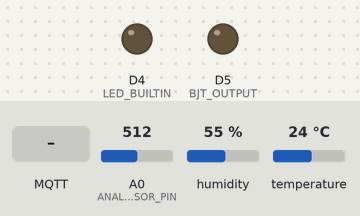
Bench run of a sketch on a simulated ESP8266 (NodeMCU). Parts: output pins drawn as LEDs (lit = HIGH, except the on-board LED, lit = LOW). Dashed ring = blinking. Inputs (shaded band) come from the test bench; at power-on: temperature 24 °C, A0 (ANALOG_SENSOR_PIN) = 512, humidity 55 %. WiFi joins after 1.5 s; servers stay silent unless stated; no MQTT or app messages arrive unless stated; not simulated (calls return 0 or success): credentials.hpp; names the files do not define were given values by the test bench: OTA_PORT = 80.

Above: at 5.7 s.
5.8 s: temperature set to 29 °C
7.3 s: temperature set to 32 °C
At 7.8 s:
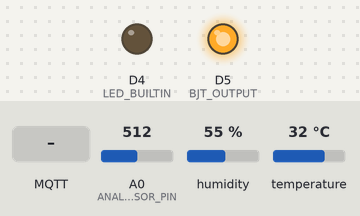
8.8 s: MQTT message "b" arrives on the first subscribed topic
At 9.7 s:
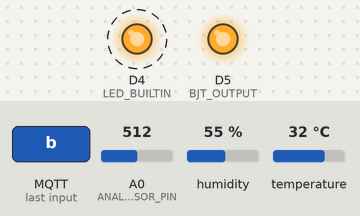
13.3 s: MQTT message "1" arrives on the first subscribed topic
At 14.5 s:
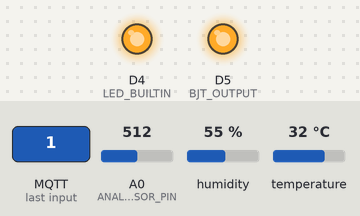
14.8 s: MQTT message "0" arrives on the first subscribed topic
At 15.9 s:
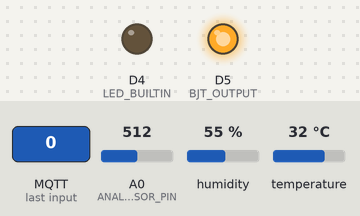
Timing chart, 0 to 17.3 s (numbered marks = the images above; inputs shaded):
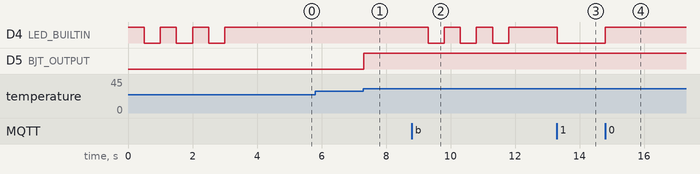

The sketch:

device.ino
```cpp
// Sensor
#include <Adafruit_Sensor.h>
#include <DHT.h>
#include <DHT_U.h>


#define DHT_PIN D8
#define DHT_TYPE DHT11
DHT_Unified dht(DHT_PIN, DHT_TYPE);

#define ANALOG_SENSOR_PIN A0

#define BJT_OUTPUT D5
//#define LED_BUILTIN D6

// Device
#include <ESP8266WiFi.h>
#include <PubSubClient.h>

#include "credentials.hpp"
const char* ssid = WIFI_SSID;
const char* password = WIFI_PASSWORD;

const char* mqtt_server = BROKER_IP;

bool log_sent = false;

#define SAMPLE_RATE 5*1000 //ms
#define LOG_RATE    60*1000 //ms


WiFiClient espClient;
PubSubClient * client;
unsigned long last_sensor_msg = -SAMPLE_RATE;
unsigned long last_log_msg = -LOG_RATE;
#define MSG_BUFFER_SIZE (500)
char msg[MSG_BUFFER_SIZE];

float max_temp      = 30.0;
float max_humidity  = 95.0;

void setup_wifi() {
  WiFi.mode(WIFI_STA);
  WiFi.begin(ssid, password);
  while (WiFi.status() != WL_CONNECTED) {
    delay(500);
  }
  randomSeed(micros());
}

// OTA
#include <ArduinoOTA.h>


void OTA_init(){
  ArduinoOTA.setPort(OTA_PORT);
  ArduinoOTA.setHostname(OTA_NAME);
  ArduinoOTA.setPassword(OTA_PASSWORD);
  ArduinoOTA.begin();
}


void blink(){
  digitalWrite(LED_BUILTIN, HIGH);
  delay(500);
  digitalWrite(LED_BUILTIN, LOW);
  delay(500);
  digitalWrite(LED_BUILTIN, HIGH);
}


void  callback(char* topic, byte* payload, unsigned int length) {
  if(String(topic)=="estufa/status/commands"){
    if((char)payload[0] == '1') digitalWrite(LED_BUILTIN, LOW);
    if((char)payload[0] == '0') digitalWrite(LED_BUILTIN, HIGH);
    if((char)payload[0] == '1') digitalWrite(BJT_OUTPUT, HIGH);
    if((char)payload[0] == '0') digitalWrite(BJT_OUTPUT, LOW);
    if((char)payload[0] == 'b'){
      int state = digitalRead(LED_BUILTIN);
      blink();
      blink();
      blink();
      digitalWrite(LED_BUILTIN, state);
    }
  }
}


void reconnect_mqtt() {
  while (!client->connected()) {
    char* clientId = "ESP8266Client - MyClient";
    if (client->connect(clientId)) {
      client->subscribe("estufa/status/commands");
    } else {
      delay(5000);
    }
  }
}


void setup() {
  pinMode(LED_BUILTIN, OUTPUT);
  pinMode(BJT_OUTPUT, OUTPUT);
  blink();
  blink();
  blink();

  dht.begin();

  setup_wifi();

  client = new PubSubClient(espClient);

  client->setServer(mqtt_server, 1883);
  client->setCallback(callback);
  client->subscribe("estufa/status/commands");

  OTA_init();
}

void send_data(){
  unsigned long now = millis();
  if (now - last_sensor_msg > SAMPLE_RATE) {
    sensors_event_t event;
    last_sensor_msg = now;

    dht.temperature().getEvent(&event);
    if(!isnan(event.temperature)){
      snprintf(msg, MSG_BUFFER_SIZE, "%f", event.temperature);
      client->publish("estufa/temperatura/valor_atual", msg);
    }

    snprintf(msg, MSG_BUFFER_SIZE, "%f", max_temp);
    client->publish("estufa/temperatura/limiar", msg);

    dht.humidity().getEvent(&event);
    if(!isnan(event.relative_humidity)){
      snprintf(msg, MSG_BUFFER_SIZE, "%f", event.relative_humidity);
      client->publish("estufa/umidade_do_ar/valor_atual", msg);
    }

    snprintf(msg, MSG_BUFFER_SIZE, "%f", max_humidity);
    client->publish("estufa/umidade_do_ar/limiar", msg);

    float analog_sensor_value = analogRead(ANALOG_SENSOR_PIN);
    snprintf(msg, MSG_BUFFER_SIZE, "%f", analog_sensor_value);
    client->publish("estufa/umidade_do_solo/valor_atual", msg);

    int bjt_output_state = digitalRead(BJT_OUTPUT);
    snprintf(msg, MSG_BUFFER_SIZE, "%d", bjt_output_state);
    client->publish("estufa/ventilacao/valor_atual", msg);
  }

  if(now - last_log_msg > LOG_RATE){
    last_log_msg = now;

    snprintf(msg, MSG_BUFFER_SIZE, "%s", __TIMESTAMP__);
    client->publish("estufa/status/versao_firmware", msg);

    snprintf(msg, MSG_BUFFER_SIZE, "%ld", now);
    client->publish("estufa/status/timestap", msg);
  }
}

void update_actuators(){
    sensors_event_t event;
    int bjt_output_state = digitalRead(BJT_OUTPUT);

    dht.temperature().getEvent(&event);
    if(!isnan(event.temperature)){
      if(event.temperature > max_temp){
        bjt_output_state = HIGH;
      }
    }

    dht.humidity().getEvent(&event);
    if(!isnan(event.relative_humidity)){
      if(event.relative_humidity > max_humidity){
        bjt_output_state = HIGH;
      }
    }

    digitalWrite(BJT_OUTPUT, bjt_output_state);
}

void update_client(){
  if (!client->connected()) {
    reconnect_mqtt();
  }
  client->loop();
}

void loop() {
  ArduinoOTA.handle();
  update_client();
  update_actuators();
  send_data();
}
```

Measured:
- the behaviour switches between 30 and 31 °C on temperature (found by bisection; images 0 and 1)
- after the input at 5.8 s, every drawn part: stays the same
- after the input at 7.3 s, D5 (BJT_OUTPUT): LOW → HIGH at once
- after the input at 8.8 s, D4 (LED_BUILTIN): alternates HIGH for 0.50 s and LOW for 0.50 s, 6 changes in all, then stays HIGH, starting after 0.50 s
- after the input at 13.3 s, D4 (LED_BUILTIN): HIGH → LOW at once
- after the input at 14.8 s, D4 (LED_BUILTIN): LOW → HIGH at once
